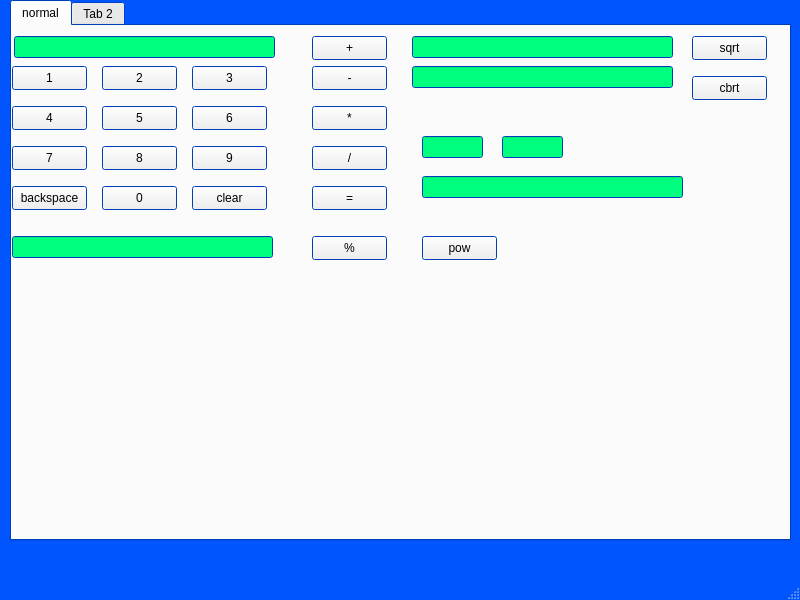
<?xml version="1.0" encoding="UTF-8"?>
<ui version="4.0">
 <class>calculator</class>
 <widget class="QMainWindow" name="calculator">
  <property name="geometry">
   <rect>
    <x>0</x>
    <y>0</y>
    <width>800</width>
    <height>600</height>
   </rect>
  </property>
  <property name="palette">
   <palette>
    <active>
     <colorrole role="Base">
      <brush brushstyle="SolidPattern">
       <color alpha="255">
        <red>0</red>
        <green>255</green>
        <blue>127</blue>
       </color>
      </brush>
     </colorrole>
     <colorrole role="Window">
      <brush brushstyle="SolidPattern">
       <color alpha="255">
        <red>0</red>
        <green>85</green>
        <blue>255</blue>
       </color>
      </brush>
     </colorrole>
     <colorrole role="AlternateBase">
      <brush brushstyle="SolidPattern">
       <color alpha="255">
        <red>0</red>
        <green>255</green>
        <blue>127</blue>
       </color>
      </brush>
     </colorrole>
    </active>
    <inactive>
     <colorrole role="Base">
      <brush brushstyle="SolidPattern">
       <color alpha="255">
        <red>0</red>
        <green>255</green>
        <blue>127</blue>
       </color>
      </brush>
     </colorrole>
     <colorrole role="Window">
      <brush brushstyle="SolidPattern">
       <color alpha="255">
        <red>0</red>
        <green>85</green>
        <blue>255</blue>
       </color>
      </brush>
     </colorrole>
     <colorrole role="AlternateBase">
      <brush brushstyle="SolidPattern">
       <color alpha="255">
        <red>0</red>
        <green>255</green>
        <blue>127</blue>
       </color>
      </brush>
     </colorrole>
    </inactive>
    <disabled>
     <colorrole role="Base">
      <brush brushstyle="SolidPattern">
       <color alpha="255">
        <red>0</red>
        <green>85</green>
        <blue>255</blue>
       </color>
      </brush>
     </colorrole>
     <colorrole role="Window">
      <brush brushstyle="SolidPattern">
       <color alpha="255">
        <red>0</red>
        <green>85</green>
        <blue>255</blue>
       </color>
      </brush>
     </colorrole>
     <colorrole role="AlternateBase">
      <brush brushstyle="SolidPattern">
       <color alpha="255">
        <red>0</red>
        <green>255</green>
        <blue>127</blue>
       </color>
      </brush>
     </colorrole>
    </disabled>
   </palette>
  </property>
  <property name="windowTitle">
   <string>MainWindow</string>
  </property>
  <widget class="QWidget" name="centralwidget">
   <widget class="QTabWidget" name="tabWidget">
    <property name="geometry">
     <rect>
      <x>10</x>
      <y>0</y>
      <width>781</width>
      <height>541</height>
     </rect>
    </property>
    <widget class="QWidget" name="normal">
     <attribute name="title">
      <string>normal</string>
     </attribute>
     <widget class="QPushButton" name="pushButton_back">
      <property name="geometry">
       <rect>
        <x>0</x>
        <y>160</y>
        <width>75</width>
        <height>24</height>
       </rect>
      </property>
      <property name="text">
       <string>backspace</string>
      </property>
     </widget>
     <widget class="QPushButton" name="pushButton_cbrt">
      <property name="geometry">
       <rect>
        <x>680</x>
        <y>50</y>
        <width>75</width>
        <height>24</height>
       </rect>
      </property>
      <property name="text">
       <string>cbrt</string>
      </property>
     </widget>
     <widget class="QPushButton" name="pushButton_0">
      <property name="geometry">
       <rect>
        <x>90</x>
        <y>160</y>
        <width>75</width>
        <height>24</height>
       </rect>
      </property>
      <property name="text">
       <string>0</string>
      </property>
     </widget>
     <widget class="QPushButton" name="pushButton_9">
      <property name="geometry">
       <rect>
        <x>180</x>
        <y>120</y>
        <width>75</width>
        <height>24</height>
       </rect>
      </property>
      <property name="text">
       <string>9</string>
      </property>
     </widget>
     <widget class="QPushButton" name="pushButton_sqrt">
      <property name="geometry">
       <rect>
        <x>680</x>
        <y>10</y>
        <width>75</width>
        <height>24</height>
       </rect>
      </property>
      <property name="text">
       <string>sqrt</string>
      </property>
     </widget>
     <widget class="QPushButton" name="pushButton_3">
      <property name="geometry">
       <rect>
        <x>180</x>
        <y>40</y>
        <width>75</width>
        <height>24</height>
       </rect>
      </property>
      <property name="text">
       <string>3</string>
      </property>
     </widget>
     <widget class="QPushButton" name="pushButton_clear">
      <property name="geometry">
       <rect>
        <x>180</x>
        <y>160</y>
        <width>75</width>
        <height>24</height>
       </rect>
      </property>
      <property name="text">
       <string>clear</string>
      </property>
     </widget>
     <widget class="QLineEdit" name="lineEdit">
      <property name="geometry">
       <rect>
        <x>2</x>
        <y>10</y>
        <width>261</width>
        <height>22</height>
       </rect>
      </property>
     </widget>
     <widget class="QPushButton" name="pushButton_4">
      <property name="geometry">
       <rect>
        <x>0</x>
        <y>80</y>
        <width>75</width>
        <height>24</height>
       </rect>
      </property>
      <property name="text">
       <string>4</string>
      </property>
     </widget>
     <widget class="QPushButton" name="pushButton_5">
      <property name="geometry">
       <rect>
        <x>90</x>
        <y>80</y>
        <width>75</width>
        <height>24</height>
       </rect>
      </property>
      <property name="text">
       <string>5</string>
      </property>
     </widget>
     <widget class="QLineEdit" name="lineEdit_r_opt">
      <property name="geometry">
       <rect>
        <x>400</x>
        <y>40</y>
        <width>261</width>
        <height>22</height>
       </rect>
      </property>
     </widget>
     <widget class="QPushButton" name="pushButton_eq">
      <property name="geometry">
       <rect>
        <x>300</x>
        <y>160</y>
        <width>75</width>
        <height>24</height>
       </rect>
      </property>
      <property name="text">
       <string>=</string>
      </property>
     </widget>
     <widget class="QLineEdit" name="lineEdit_exp_i1">
      <property name="geometry">
       <rect>
        <x>410</x>
        <y>110</y>
        <width>61</width>
        <height>22</height>
       </rect>
      </property>
     </widget>
     <widget class="QLineEdit" name="lineEdit_r_ipt">
      <property name="geometry">
       <rect>
        <x>400</x>
        <y>10</y>
        <width>261</width>
        <height>22</height>
       </rect>
      </property>
     </widget>
     <widget class="QPushButton" name="pushButton_6">
      <property name="geometry">
       <rect>
        <x>180</x>
        <y>80</y>
        <width>75</width>
        <height>24</height>
       </rect>
      </property>
      <property name="text">
       <string>6</string>
      </property>
     </widget>
     <widget class="QPushButton" name="pushButton_7">
      <property name="geometry">
       <rect>
        <x>0</x>
        <y>120</y>
        <width>75</width>
        <height>24</height>
       </rect>
      </property>
      <property name="text">
       <string>7</string>
      </property>
     </widget>
     <widget class="QPushButton" name="pushButton_2">
      <property name="geometry">
       <rect>
        <x>90</x>
        <y>40</y>
        <width>75</width>
        <height>24</height>
       </rect>
      </property>
      <property name="text">
       <string>2</string>
      </property>
     </widget>
     <widget class="QLineEdit" name="lineEdit_exp_opt">
      <property name="geometry">
       <rect>
        <x>410</x>
        <y>150</y>
        <width>261</width>
        <height>22</height>
       </rect>
      </property>
     </widget>
     <widget class="QLineEdit" name="lineEdit_exp_i2">
      <property name="geometry">
       <rect>
        <x>490</x>
        <y>110</y>
        <width>61</width>
        <height>22</height>
       </rect>
      </property>
     </widget>
     <widget class="QPushButton" name="pushButton_pow">
      <property name="geometry">
       <rect>
        <x>410</x>
        <y>210</y>
        <width>75</width>
        <height>24</height>
       </rect>
      </property>
      <property name="text">
       <string>pow</string>
      </property>
     </widget>
     <widget class="QPushButton" name="pushButton_mul">
      <property name="geometry">
       <rect>
        <x>300</x>
        <y>80</y>
        <width>75</width>
        <height>24</height>
       </rect>
      </property>
      <property name="text">
       <string>*</string>
      </property>
     </widget>
     <widget class="QPushButton" name="pushButton_minus">
      <property name="geometry">
       <rect>
        <x>300</x>
        <y>40</y>
        <width>75</width>
        <height>24</height>
       </rect>
      </property>
      <property name="text">
       <string>-</string>
      </property>
     </widget>
     <widget class="QPushButton" name="pushButton_mod">
      <property name="geometry">
       <rect>
        <x>300</x>
        <y>210</y>
        <width>75</width>
        <height>24</height>
       </rect>
      </property>
      <property name="text">
       <string>%</string>
      </property>
     </widget>
     <widget class="QPushButton" name="pushButton_div">
      <property name="geometry">
       <rect>
        <x>300</x>
        <y>120</y>
        <width>75</width>
        <height>24</height>
       </rect>
      </property>
      <property name="text">
       <string>/</string>
      </property>
     </widget>
     <widget class="QLineEdit" name="lineEdit_opt">
      <property name="geometry">
       <rect>
        <x>0</x>
        <y>210</y>
        <width>261</width>
        <height>22</height>
       </rect>
      </property>
     </widget>
     <widget class="QPushButton" name="pushButton_1">
      <property name="geometry">
       <rect>
        <x>0</x>
        <y>40</y>
        <width>75</width>
        <height>24</height>
       </rect>
      </property>
      <property name="cursor">
       <cursorShape>OpenHandCursor</cursorShape>
      </property>
      <property name="text">
       <string>1</string>
      </property>
     </widget>
     <widget class="QPushButton" name="pushButton_plus">
      <property name="geometry">
       <rect>
        <x>300</x>
        <y>10</y>
        <width>75</width>
        <height>24</height>
       </rect>
      </property>
      <property name="text">
       <string>+</string>
      </property>
     </widget>
     <widget class="QPushButton" name="pushButton_8">
      <property name="geometry">
       <rect>
        <x>90</x>
        <y>120</y>
        <width>75</width>
        <height>24</height>
       </rect>
      </property>
      <property name="text">
       <string>8</string>
      </property>
     </widget>
    </widget>
    <widget class="QWidget" name="tab_2">
     <attribute name="title">
      <string>Tab 2</string>
     </attribute>
    </widget>
   </widget>
  </widget>
  <widget class="QMenuBar" name="menubar">
   <property name="geometry">
    <rect>
     <x>0</x>
     <y>0</y>
     <width>800</width>
     <height>21</height>
    </rect>
   </property>
  </widget>
  <widget class="QStatusBar" name="statusbar"/>
 </widget>
 <resources/>
 <connections/>
</ui>
